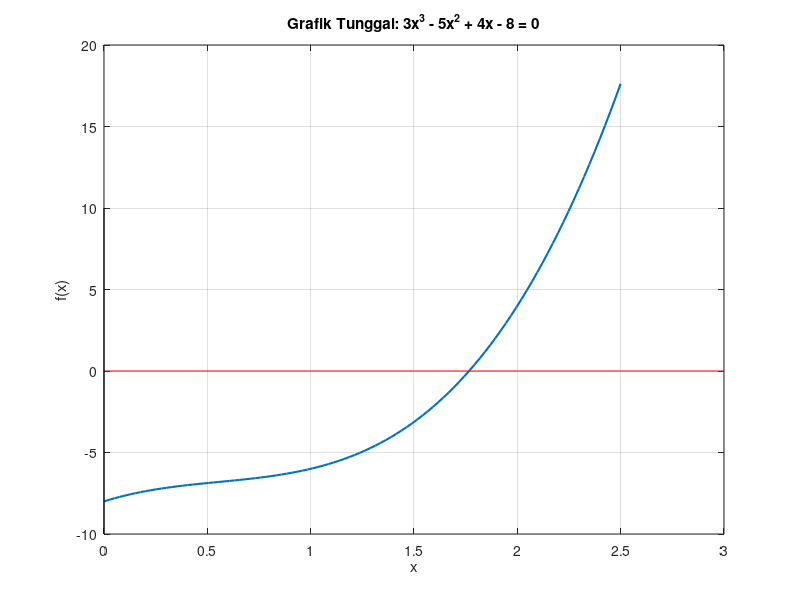

Reproduce this figure in MATLAB. (Note: this script raises an error after producing the figure.)
% Grafik Tunggal - Persamaan 1
x = linspace(0, 2.5, 100);
f = @(x) 3*x.^3 - 5*x.^2 + 4*x - 8;
plot(x, f(x), 'LineWidth', 1.5); grid on;
hold on;
line([0, 3], [0, 0], 'Color', 'r');    % Sumbu X
line([0, 0], [-10, 10], 'Color', 'k'); % Sumbu Y
title('Grafik Tunggal: 3x^3 - 5x^2 + 4x - 8 = 0');
xlabel('x'); ylabel('f(x)');
gtext('Akar');
hold off;
